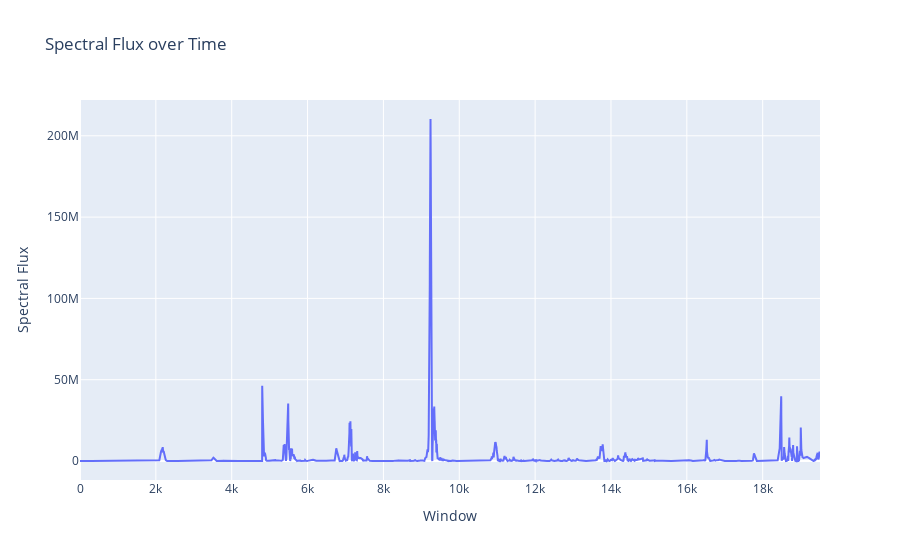

The code cell stored with this chart in its notebook:
### Code cell
# Function to calculate power spectrum
def power_spectrum(single_window):
    time_step = 1 / 20  # Corrected time step for 20Hz sampling rate
    freqs = np.fft.fftfreq(single_window.size, time_step)
    ps = np.abs(np.fft.fft(single_window)) ** 2
    return freqs, ps

# Function to calculate Spectral Flux
def spectral_flux(data):
    sf = []
    prev_ps = None
    for i in bar(range(len(data)),desc="Calculating spectral Flux"):
        single_window = data.iloc[i].to_numpy()
        freqs, ps = power_spectrum(single_window)
        idx = np.argsort(freqs)
        if prev_ps is not None:
            sf.append(np.sum((ps[idx] - prev_ps[idx]) ** 2))
        prev_ps = ps
    return sf

# Calculate Spectral Flux
sf_values = spectral_flux(windowed_data)

# Plot Spectral Flux using Plotly
fig = go.Figure()
fig.add_trace(go.Scatter(y=sf_values, mode='lines', name='Spectral Flux'))
fig.add_trace(go.Scatter(y=sf_values, mode='lines', name='Phasic'))
fig.update_layout(
    title='Spectral Flux over Time',
    xaxis_title='Window',
    yaxis_title='Spectral Flux',
    legend_title='Legend'
)
fig.show()

### Figure 1 — Plotly figure (JSON) as saved in the notebook; plotly's stock layout.template omitted (floating-point values rounded to 4 significant figures; data arrays with more than 128 entries replaced by an {"elided": "..."} marker saying what was removed)
{"data": [{"mode": "lines", "name": "Spectral Flux", "type": "scatter", "y": {"elided": "19512 float values"}}], "layout": {"legend": {"title": {"text": "Legend"}}, "title": {"text": "Spectral Flux over Time"}, "xaxis": {"title": {"text": "Window"}}, "yaxis": {"title": {"text": "Spectral Flux"}}}}
